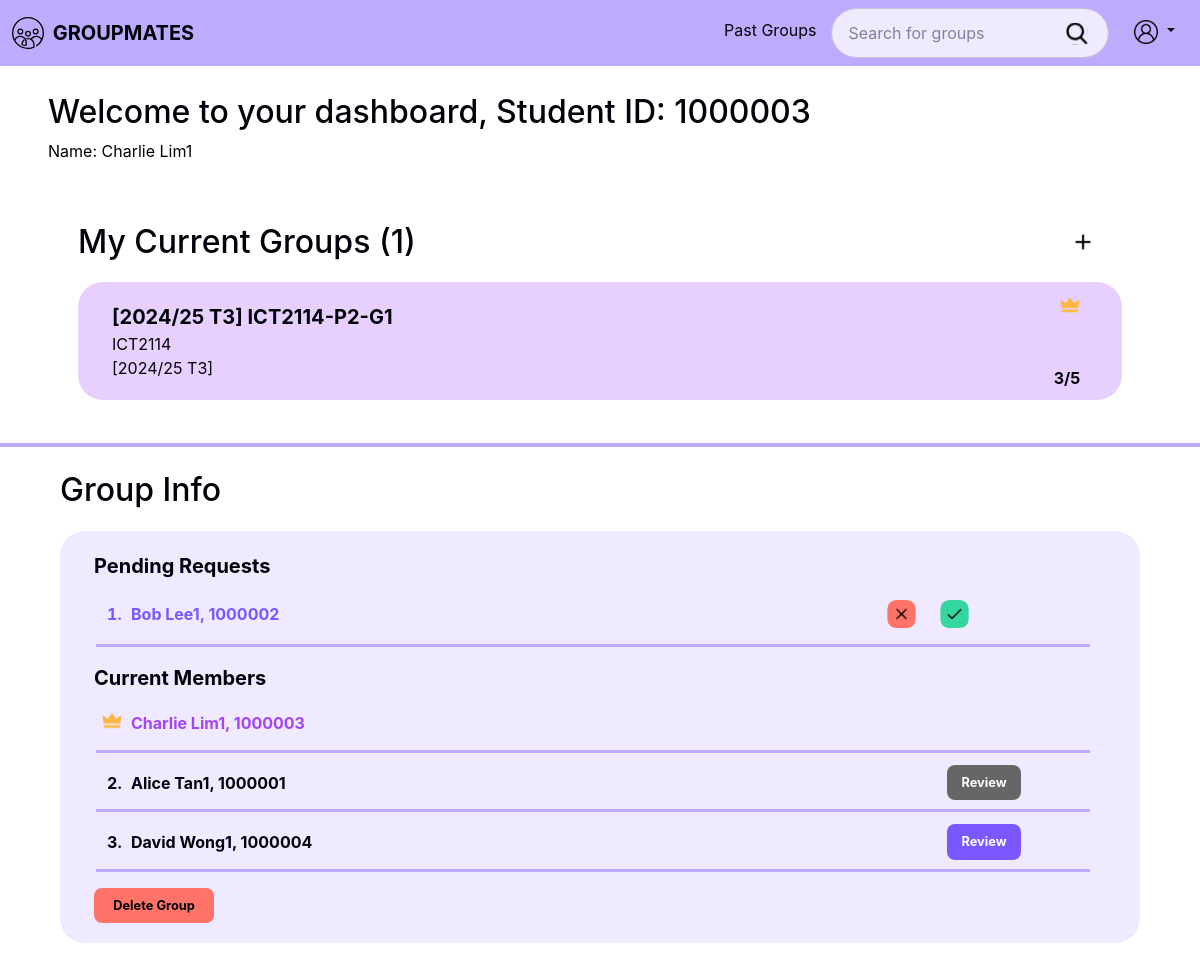
The page /dashboard.php (signed in) on the database its author committed.
### tables this page shows
CREATE TABLE `groups` (
  groupId INT AUTO_INCREMENT PRIMARY KEY,
  groupName VARCHAR(255) NOT NULL,
  acadYear VARCHAR(20) NOT NULL,
  trimester VARCHAR(10) NOT NULL,
  moduleCode VARCHAR(20) NOT NULL,
  labGroupCode VARCHAR (10) NULL,
  groupNumber INT NOT NULL,
  noOfMembers INT NOT NULL DEFAULT 0,
  maxGroupSize INT NOT NULL,
  groupStatus ENUM('active', 'inactive', 'closed') NOT NULL, 
  FOREIGN KEY (moduleCode) REFERENCES modules (moduleCode) ON DELETE RESTRICT,
  FOREIGN KEY (labGroupCode, moduleCode) REFERENCES labGroups (labGroupCode, moduleCode) ON DELETE RESTRICT
);

CREATE TABLE groupJoinRequests (
  requestId INT AUTO_INCREMENT PRIMARY KEY,
  groupId INT NOT NULL,
  requesterId INT NOT NULL,
  joinStatus ENUM('pending', 'accepted', 'rejected') NOT NULL DEFAULT 'pending',
  requestedAt DATETIME  NOT NULL DEFAULT CURRENT_TIMESTAMP,
  reviewedAt DATETIME  NULL,
  reviewedBy INT NULL,
  FOREIGN KEY (groupId) REFERENCES `groups`(groupId) ON DELETE CASCADE,
  FOREIGN KEY (requesterId) REFERENCES students(studentId) ON DELETE CASCADE,
  FOREIGN KEY (reviewedBy) REFERENCES students(studentId) ON DELETE SET NULL
);

CREATE TABLE students (
  studentId INT PRIMARY KEY CHECK (studentId BETWEEN 1000000 AND 9999999),
  name VARCHAR(255) NOT NULL,
  email VARCHAR(255) NOT NULL UNIQUE,
  password VARCHAR(255) NOT NULL
);

CREATE TABLE groupMembers (
  groupMembersId INT AUTO_INCREMENT PRIMARY KEY,
  groupId INT NOT NULL,
  studentId INT NOT NULL,
  role ENUM('admin', 'member') NOT NULL,
  FOREIGN KEY (groupId) REFERENCES `groups`(groupId) ON DELETE CASCADE,
  FOREIGN KEY (studentId) REFERENCES students(studentId) ON DELETE CASCADE
);

### public/dashboard.php (the view, shortened to what the rows shown need)
<?php
require_once __DIR__ . '/../src/bootstrap.php';
$groupRepo = new GroupMapper($pdo);
$groupMembershipRepo = new GroupMembershipMapper($pdo);
$groupJoinRequestsRepo = new GroupJoinRequestsMapper($pdo);
$studentRepo = new StudentMapper($pdo);
$reviewRepo = new ReviewMapper($pdo);
$groupControl = new GroupControl($groupRepo, $groupMembershipRepo);
$groupMembershipControl = new GroupMembershipControl($groupMembershipRepo, $groupRepo, $groupJoinRequestsRepo);
$studentControl = new StudentControl($studentRepo);
$reviewControl = new ReviewControl($reviewRepo);
$groupController = new GroupPageController($groupControl, $groupMembershipControl, $pdo);
$groupMembershipController = new GroupMembershipController($groupMembershipControl, $pdo);
$studentPageController = new StudentPageController($studentControl);
$reviewPageController = new ReviewPageController($reviewControl, $pdo);
$student = $_SESSION['user'];
$studentId = (int) $student['id'];
$groups = $groupController->listUserGroups($studentId);
$roles = $groupController->getUserRolesForGroups($studentId, $groups);
?>
<div class="mx-5">
    <h2>Welcome to your dashboard, Student ID: <?= htmlspecialchars($student['id']) ?></h2>
</div>
<div class="home content-container">
    <div class="group-container">
        <div class="group-wrapper">
            <div class="title d-flex justify-content-between">
                <h2 class="m-0">My Current Groups (<?= count($groups) ?>)</h2>
            </div>
            <?php if (count($groups) > 0): ?>
                <?php foreach ($groups as $group): ?>
                    <div class="group-item" data-group-id="<?= $group->getGroupId() ?>">
                        <span class="group-name header"><?= htmlspecialchars($group->getGroupName()) ?></span>
                        <span class="module"><?= htmlspecialchars($group->getModuleCode()) ?></span>
                        <span class="acad-term">[<?= htmlspecialchars($group->getAcadYear()) ?>
                            T<?= htmlspecialchars($group->getTrimester()) ?>]</span>
                        <span class="member-count"><?= $group->getNoOfMembers() ?>/<?= $group->getMaxMembers() ?></span>
                        <?php
                        if ($roles[$group->getGroupId()] === 'admin'): ?>
                            <div class="img-wrapper leader">
                                <img class="leader-icon w-100" src="img/crown.svg" alt="Leader" />
                            </div>
                        <?php endif; ?>
                    </div>
                <?php endforeach; ?>
            <?php else: ?>
                <p>You are not in any groups yet.</p>
            <?php endif; ?>
        </div>
    </div>
    <div class="info-container">
        <div class="info-wrapper">
            <div class="title d-flex justify-content-between">
                <h2 class="m-0">Group Info</h2>
            </div>
            <?php if (count($groups) > 0): ?>
                <?php foreach ($groups as $group): ?>
                    <div class="info-item">
                        <?php if ($roles[$group->getGroupId()] === 'admin'): ?>
                            <?php
                                $joinRequestsResponse = $groupMembershipController->showJoinRequest($group->getGroupId());
                                $requests = $joinRequestsResponse['joinRequest'] ?? [];
                                ?>
                            <span class="header">Pending Requests</span>
                            <?php if(count($requests) > 0): ?>
                                <ol class="pending-request name-list">
                                    <?php foreach ($requests as $request):
                                        $requesterId = $request->getRequesterId();
                                        $requester = $studentPageController->showUserProfile($requesterId);
                                    ?>
                                        <li>
                                            <div class="request-wrapper">
                                                <a class="profile-link text-decoration-none" href="#"><?= htmlspecialchars($requester->getStudentName())?>, <?= htmlspecialchars($requesterId)?></a>
                                                <form class="pending-form" action="" method="post">
                                                    <button class="btn accept-btn" type="submit">
                                                        <img src="img/reject.svg" alt="Reject" class="w-100 reject" />
                                                    </button>
                                                    <button class="btn reject-btn" type="submit">
                                                        <img src="img/accept.svg" alt="Accept" class="w-100 accept" />
                                                    </button>
                                                </form>
                                            </div>
                                        </li>
                                    <?php endforeach; ?>
                                </ol>
                            <?php else: ?>
                                <p>No pending requests.</p>
                            <?php endif; ?>
                        <?php endif; ?>
                        <span class="header">Current Members</span>
                        <ol class="current-members name-list">
                            <?php
                                $groupData = $groupController->displayGroupDetails($group->getGroupId());
                                $groupMembers = $groupData['members'];
                                foreach ($groupMembers as $member):
                                    if (($member->getRole() === 'admin') && ($member->getStudentId() == $studentId)): ?>
                                        <li class="user admin">
                                    <?php elseif($member->getRole() === 'admin'): ?>
                                        <li class="admin">
                                    <?php elseif($member->getStudentId() == $studentId): ?>
                                        <li class="user">
                                    <?php else: ?>
                                        <li>
                                    <?php endif; ?>
                                            <div class="member-wrapper">
                                            <a class="profile-link text-decoration-none" href="#"><?= htmlspecialchars($member->getStudentName())?>, <?= htmlspecialchars($member->getStudentId())?></a>
                                            <?php if ($member->getStudentId() != $studentId): ?>
                                                <div class="reply-section my-2 py-1">
                                                    <?php if ($reviewPageController->onCheckIfReviewed($studentId, $member->getStudentId(), $group->getGroupId())): ?>
                                                        <a href="#" class="disabled text-decoration-none text-center reply-button d-flex align-items-center justify-content-center">
                                                    <?php else: ?>
                                                        <a href="#" class="text-decoration-none text-center reply-button d-flex align-items-center justify-content-center">
                                                    <?php endif; ?>
                                                    Review
                                                </a>
                                            </div>
                                        <?php endif; ?>
                                        </div>
                                    </li>
                                <?php endforeach; ?>
                            </ol>
                            <?php if ($roles[$group->getGroupId()] === 'admin'): ?>
                                <div class="delete-section" data-group-id="<?= htmlspecialchars($group->getGroupId())?>">
                                    <div
                                        class="text-decoration-none text-center delete-button d-flex align-items-center justify-content-center">
                                        Delete Group
                                    </div>
                                </div>
                                <?php endif; ?>
                            </div>
                            <?php endforeach; ?>
                    <?php else: ?>
                        <p>You are not in any groups yet.</p>
                    <?php endif; ?>
            </div>
        </div>
    </div>
</div>
<?php
include '_layout.php';
?>

### rows shown on the page
groups: groupName "[2024/25 T3] ICT2114-P2-G1", moduleCode "ICT2114", acadYear "2024/25", trimester "3", noOfMembers "3", maxGroupSize "5"
groupjoinrequests: requesterId.name "Bob Lee1", requesterId "1000002"
groupmembers: studentId.name "Charlie Lim1", studentId "1000003"
groupmembers: studentId.name "Alice Tan1", studentId "1000001", shows "Review"
groupmembers: studentId.name "David Wong1", studentId "1000004", shows "Review"

### other values the page prints
$student['id'] "1000003"
$student['name'] "Charlie Lim1"
count($groups) "1"
